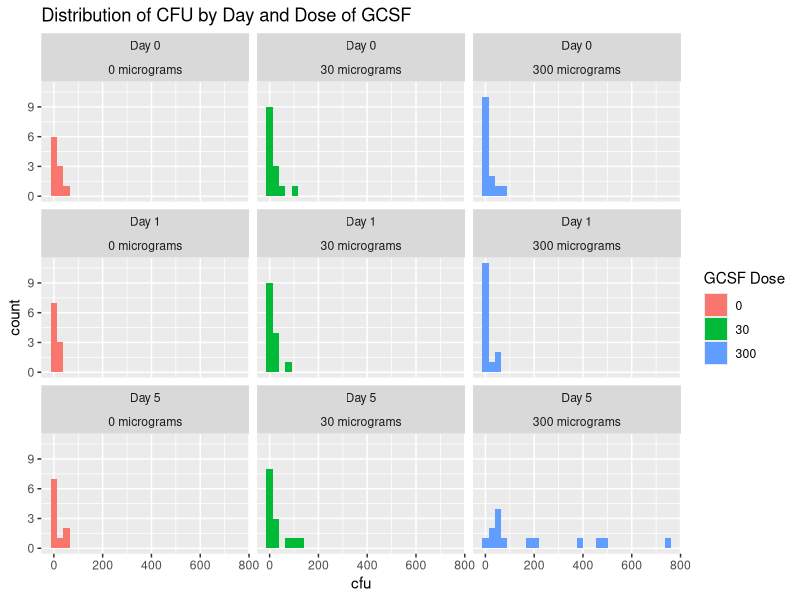
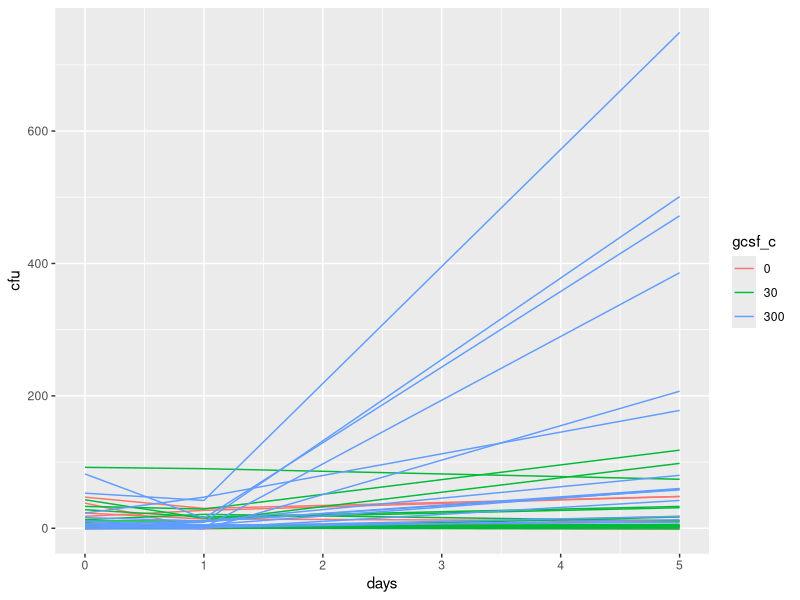

Here is the R script that generated these plots, in order:
## ---- chunk 1
knitr::opts_chunk$set(echo = TRUE)
## ---- chunk 2
#read in the data
library(ggplot2)
library(readxl)
library(knitr)
library(car)
library(rstatix)
library(ggpubr)
library(lme4)
library(lmerTest)
library(effects)
data_wide <- read_excel('gcsf.xlsx', sheet = 'gcsfWide')
data_long <- read_excel('gcsf.xlsx', sheet = 'gcsfLong')
## ---- chunk 3
#look at summary statistics
summary(data_long)

#change id, gcsf, and days to factor variables
data_long$gcsf_c <- as.factor(data_long$gcsf)
data_long$days_c <- as.factor(data_long$days)
data_long$id_c <- as.factor(data_long$id)

#create label variable for plot
data_long$day_label <- NA
data_long$day_label[data_long$days == 0] <- 'Day 0'
data_long$day_label[data_long$days == 1] <- 'Day 1'
data_long$day_label[data_long$days == 5] <- 'Day 5'

data_long$dose_label <- NA
data_long$dose_label[data_long$gcsf == 0] <- '0 micrograms'
data_long$dose_label[data_long$gcsf == 30] <- '30 micrograms'
data_long$dose_label[data_long$gcsf == 300] <- '300 micrograms'
## ---- chunk 4
#look at distribution of cfu by treatment group
ggplot(aes(x = cfu, fill = gcsf_c), data = as.data.frame(data_long)) +
  geom_histogram() + 
  facet_wrap(c('day_label','dose_label')) +
  ggtitle("Distribution of CFU by Day and Dose of GCSF") +
  labs(fill = "GCSF Dose")

#spaghetti plot
ggplot(data = data_long, aes(x = days, y = cfu, group = id, colour = gcsf_c)) + geom_line()

## ---- chunk 5
#get summary stats
summary_stats <- data_long %>%
  group_by(days, gcsf) %>%
  get_summary_stats(cfu, type = "median_iqr")

overall <- data_long %>% group_by(gcsf) %>% get_summary_stats(cfu, type = "median_iqr")

summary_stats[10:12,] <- data.frame(days = rep(NA,3), overall)


#get summary of age by treatment group
summary_age<- data_long %>%
  group_by(gcsf) %>%
  get_summary_stats(age, type = "median_iqr")
## ---- chunk 6
#create summary table
table1 <- data.frame(summary_stats) %>% 
                select(-'variable') %>% 
                reshape(idvar = "gcsf",
                         timevar = "days",
                         direction = "wide")

#table1$median.Overall <- overall$median
#table1$iqr.Overall <- overall$iqr

table1_1 <- table1 %>% select(-c('n.1','n.5','n.NA'))

table1_1$Age_Median <- summary_age$median
table1_1$Age_IQR <- summary_age$iqr

#reorder columns
table1_1 <- table1_1 %>% select(gcsf, n.0, Age_Median, Age_IQR,
                      median.0, iqr.0,
                      median.1, iqr.1,
                      median.5, iqr.5,
                      median.NA, iqr.NA)

#rename columns for table
colnames(table1_1) <- c("GCSF Dose (micrograms)","N",
                        'Age Median', 'Age IQR',
                        "Day 0 CFU Median", "Day 0 CFU IQR",
                        "Day 1 CFU Median", "Day 1 CFU IQR",
                        "Day 5 CFU Median", "Day 5 CFU IQR",
                        "Overall CFU Median", "Overall CFU IQR"
                        )

kable(table1_1, caption = 'Table 1: Summary of CFU by Day and Treatment Group')
## ---- chunk 7
#perform analysis - mixed effects
#unique intercept by pt id
#unique treatment effect per measurement time
#age and treatment interaction
model1 <- lmerTest::lmer(cfu ~ age*gcsf_c + (1+gcsf_c|days_c) + (1|id_c), data = data_long)
summary(model1)

#model does not converge
#try no age/treatment interaction
model2 <- lmerTest::lmer(cfu ~ age + gcsf_c + (1+gcsf_c|days_c) + (1|id_c), data = data_long)
summary(model2)

#model does not converge either
## ---- chunk 8
#plots would be useful if model converged properly 

# plot(Effect("gcsf_c", model2))
# plot(Effect("age", model2))
# 
# lattice::dotplot(ranef(model2))$days_c
## ---- chunk 9
#because the mixed effects model does not converge, 
#consider standard ANCOVA without time = 1

#test assumptions
#verify covariates are independent of treatment
anova_model_indep <- aov(age ~ gcsf, data = data_wide)
anova_model_indep2 <- aov(cfu0 ~ gcsf, data = data_wide)
#view summary of anova model
summary(anova_model_indep)
summary(anova_model_indep2)

#verify homogeneity of variance
leveneTest(cfu5~as.factor(gcsf), data = data_wide)
  #note that this assumption is violated
  #ANCOVA is fairly robust to assumption violations, so we will proceed.

#conduct ANCOVA
#interaction model
ancova_model <- aov(cfu5 ~ cfu0 + gcsf*age, data = data_wide)
Anova(ancova_model, type="III") 

#no interaction
ancova_model2 <- aov(cfu5 ~ cfu0 + gcsf + age, data = data_wide)
Anova(ancova_model2, type="III") 
